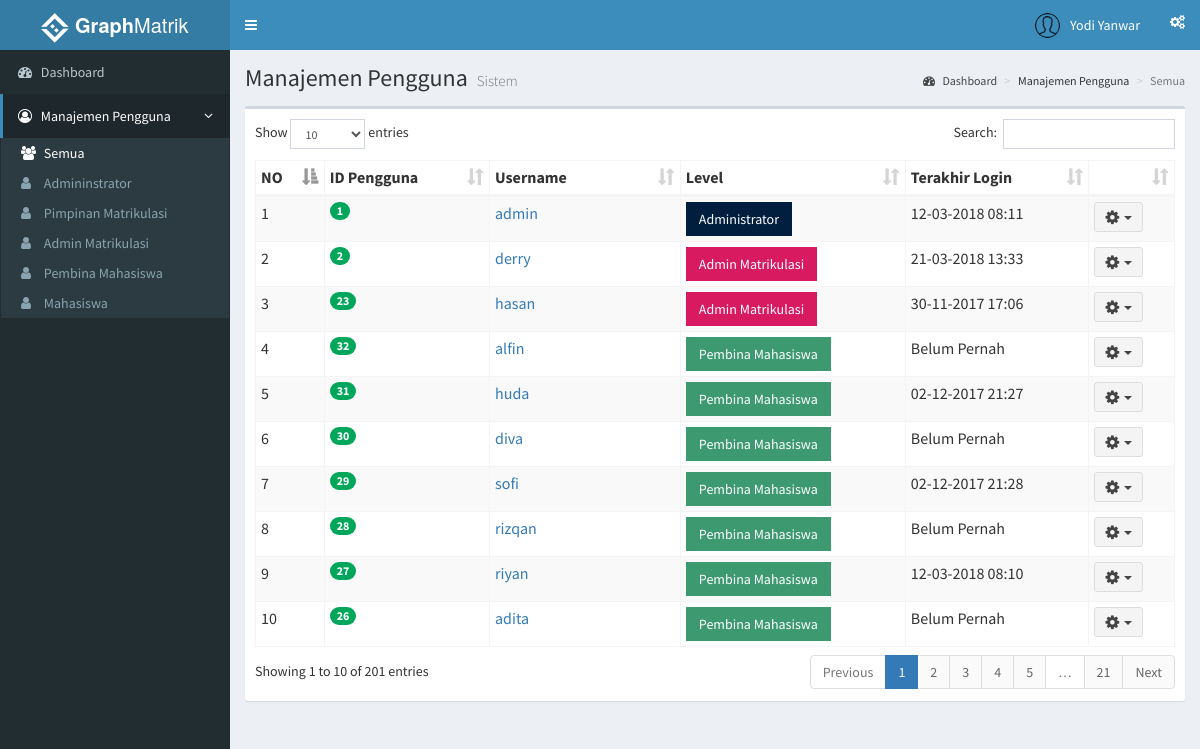
Page /index.php?page=users (signed in) on the earlier database version.
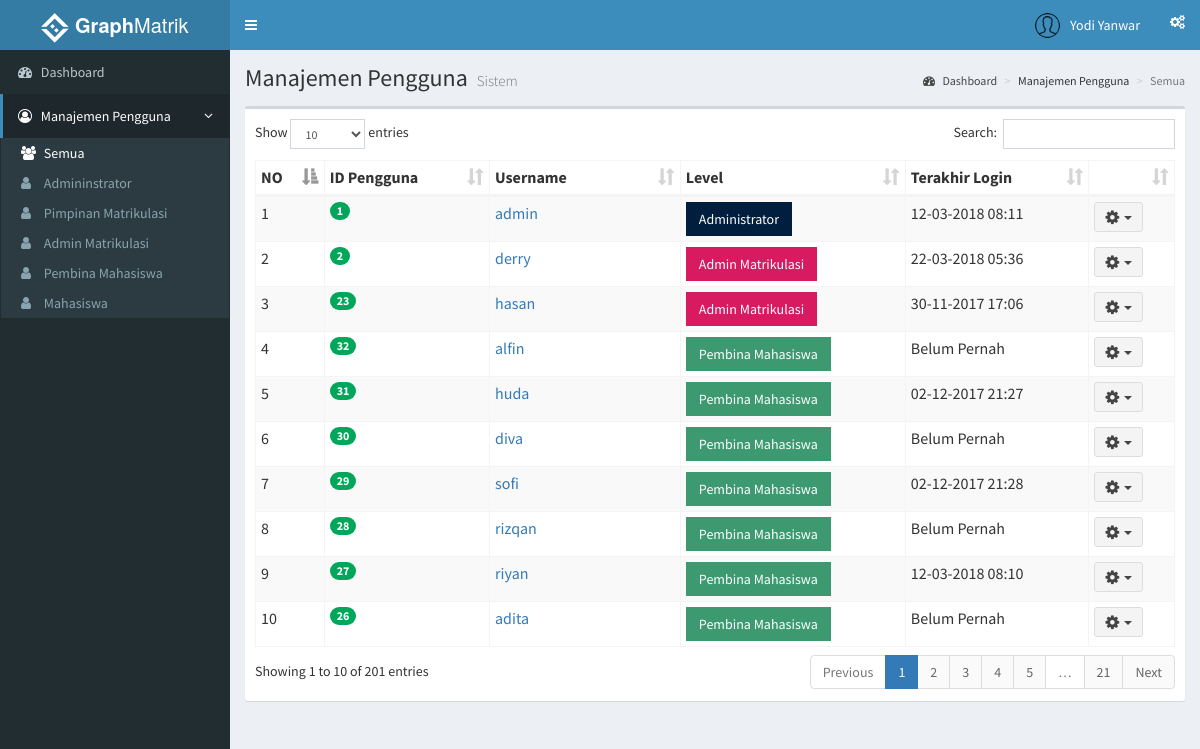
Same page on the later database version.
### tables this page shows
CREATE TABLE `users` (
  `id_user` int(11) NOT NULL,
  `username` varchar(30) NOT NULL,
  `password` varchar(50) NOT NULL,
  `level` int(11) NOT NULL,
  `last_login` datetime NOT NULL
);

### functions.php (called while the page is built, shortened)
<?php
	function tampilUsers(){
		$ambildata = mysql_query("SELECT * FROM users ORDER BY level") or die(mysql_error());
		if (mysql_num_rows($ambildata) > 0) {
			while ($ad = mysql_fetch_assoc($ambildata))
				$data[] = $ad;
				return $data;
		} else{
			echo "Daftar pengguna sistem kosong";
		}
	}
 ?>

### role/admin/users.php (the view, shortened to what this page needs)
<?php
  include 'functions.php';
 ?>
    <section class="content-header">
      <h1>
        Manajemen Pengguna
        <small>Sistem</small>
      </h1>
      <ol class="breadcrumb">
        <li><a href="/simon/admin"><i class="fa fa-dashboard"></i> Dashboard</a></li>
        <li>Manajemen Pengguna</li>
        <li class="active">Semua</li>
      </ol>
    </section>
    <section class="content">
      <div class="row">
        <div class="col-xs-12">
          <div class="box">
            <div class="box-body">
              <table id="tableUsers" class="table table-bordered table-hover table-condensed table-striped table-responsive">
                <thead>
                  <tr>
                    <th>NO</th>
                    <th>ID Pengguna</th>
                    <th>Username</th>
                    <th>Level</th>
                    <th>Terakhir Login</th>
                    <th></th>
                  </tr>
                </thead>
                <tbody>
                  <?php
                    $dataUser = tampilUsers();
                    $no = 1;
                    foreach($dataUser as $row){
                   ?>
                <tr>
                  <td><?php echo $no ?></td>
                  <td><?php echo "<span class='badge bg-green'>".$row['id_user']."</span>" ?></td>
                  <td><?php if($row['level'] == '0'){ echo "<a href='index.php?page=admininstratordetails&id=".$row['id_user']."'>".$row['username']."</a>";} else if($row['level'] == '1'){echo "<a href='index.php?page=pimpinandetails&id=".$row['id_user']."'>".$row['username']."</a>";} else if($row['level'] == '2'){echo "<a href='index.php?page=adminmatrikdetails&id=".$row['id_user']."'>".$row['username']."</a>";} else if($row['level'] == '3'){echo "<a href='index.php?page=pembinadetails&id=".$row['id_user']."'>".$row['username']."</a>";} else if($row['level'] == '4'){echo "<a href='index.php?page=mahasiswadetails&id=".$row['id_user']."'>".$row['username']."</a>";} ?></td>
                  <td><?php if($row['level'] == '0'){ echo "<a href='index.php?page=administrator' class='btn bg-navy btn-flat'>Administrator</a>";}else if($row['level'] == '1'){ echo "<a href='index.php?page=pimpinan' class='btn bg-purple btn-flat'>Pimpinan Matrikulasi</a>" ;}else if($row['level'] == '2'){ echo "<a href='index.php?page=adminmatrik' class='btn bg-maroon btn-flat'>Admin Matrikulasi</a>" ;}else if($row['level'] == '3'){ echo "<a href='index.php?page=pembina' class='btn bg-olive btn-flat'>Pembina Mahasiswa</a>" ;}else if($row['level'] == '4'){ echo "<a href='index.php?page=mahasiswa' class='btn bg-purple btn-flat'>Mahasiswa</a>" ;} ?></td>
                  <td><?php if ($row['last_login'] == '0000-00-00 00:00:00'){ echo 'Belum Pernah';}else{ echo date("d-m-Y H:i", strtotime($row['last_login'])) ;} ?></td>
                  <td>
                    <div class="dropdown">
                      <button class="btn btn-default btn-sm dropdown-toggle " type="button" data-toggle="dropdown">
                        <i class="fa fa-cog fa-lg"></i>&nbsp;&nbsp;<span class="caret"></span>
                      </button>
                    </div>
                  </td>
                </tr>
                  <?php
                    $no++; }
                   ?>
                </tbody>
              </table>
            </div>
          </div>
        </div>
      </div>
    </section>

### index.php (shortened to what this page needs)
<html>
<head>
  <link rel="stylesheet" href="assets/css/bootstrap.min.css">
  <link rel="stylesheet" href="assets/css/font-awesome.min.css">
  <link rel="stylesheet" href="assets/css/ionicons.min.css">
  <link rel="stylesheet" href="assets/css/dataTables.bootstrap.min.css">
  <link rel="stylesheet" href="assets/css/AdminLTE.min.css">
  <link rel="stylesheet" href="assets/css/_all-skins.min.css">
  <link rel="stylesheet" href="assets/css/jquery-jvectormap.css">
  <link rel="stylesheet" href="assets/css/bootstrap-datepicker.min.css">
  <link rel="stylesheet" href="assets/css/daterangepicker.css">
  <link rel="stylesheet" href="assets/css/bootstrap3-wysihtml5.min.css">
  <link rel="stylesheet" href="assets/css/style.css">
</head>
<body class="hold-transition skin-blue sidebar-mini">
  <div class="wrapper">
    <header class="main-header">
      <a href="index.php" class="logo">
        <span class="logo-lg"><img src="assets/img/icon30.png">&nbsp;<b>Graph</b>Matrik</span>
      </a>
      <nav class="navbar navbar-static-top">
        <a href="#" class="sidebar-toggle" data-toggle="push-menu" role="button">
        </a>
        <div class="navbar-custom-menu">
          <ul class="nav navbar-nav">
            <li class="dropdown user user-menu">
              <a href="#" class="dropdown-toggle" data-toggle="dropdown">
                <img src=<?php echo "assets/img/user/".$_SESSION['ava']; ?> class="user-image" alt="User Image">
                <span class="hidden-xs"><?php echo $_SESSION['nama']; ?></span>
              </a>
                </li>
              </ul>
            <li>
              <a href="#" data-toggle="control-sidebar"><i class="fa fa-gears"></i></a>
            </li>
        </div>
      </nav>
    </header>
    <?php
      if ($_SESSION['role'] =='administrator') {
        include 'role/admin/sidebar.php';
      }
    ?>
  </div>
</body>
</html>

### role/admin/sidebar.php (shortened to what this page needs)
<aside class="main-sidebar">
  <section class="sidebar">
    <ul class="sidebar-menu" data-widget="tree">
      <li <?php
            if ($_SERVER['REQUEST_URI'] == '/simon/') {
               echo "class='active'";
            }
          ?>
      ><a href="/simon"><i class="fa fa-dashboard"></i> <span>Dashboard</span></a></li>
      <li class="treeview <?php
            if (isset($_GET['page'])) {
                  if ($_GET['page'] == 'users' || $_GET['page'] == 'administrator' || $_GET['page'] == 'pimpinan' || $_GET['page'] == 'adminmatrik' || $_GET['page'] == 'pembina' || $_GET['page'] == 'mahasiswa' || $_GET['page'] == 'pembinadetails' || $_GET['page'] == 'editpembina' || $_GET['page'] == 'mahasiswadetails' || $_GET['page'] == 'editmahasiswa'|| $_GET['page'] == 'adminmatrikdetails') {
                    echo ' active';
                  } else{
                    echo '';
                  }
                }
           ?>"
      >
        <a href="#">
          <i class="fa fa-user-circle-o"></i>
          <span>Manajemen Pengguna</span>
          <span class="pull-right-container">
            <i class="fa fa-angle-left pull-right"></i>
          </span>
        </a>
        <ul class="treeview-menu">
          <li <?php
                if (isset($_GET['page'])) {
                  if ($_GET['page'] == 'users') {
                    echo "class='active'";
                  }
                }
              ?>
          ><a href="?page=users"><i class="fa fa-users"></i> Semua</a></li>
          <li <?php
                if (isset($_GET['page'])) {
                  if ($_GET['page'] == 'administrator') {
                    echo "class='active'";
                  }
                }
              ?>
           ><a href="?page=administrator"><i class="fa fa-user"></i> Admininstrator</a></li>
          <li <?php
                if (isset($_GET['page'])) {
                  if ($_GET['page'] == 'pimpinan') {
                    echo "class='active'";
                  }
                }
              ?>
           ><a href="?page=pimpinan"><i class="fa fa-user"></i> Pimpinan Matrikulasi</a></li>
          <li <?php
                if (isset($_GET['page'])) {
                  if ($_GET['page'] == 'adminmatrik'|| $_GET['page'] == 'adminmatrikdetails') {
                    echo "class='active'";
                  }
                }
              ?>
           ><a href="?page=adminmatrik"><i class="fa fa-user"></i> Admin Matrikulasi</a></li>
          <li <?php
                if (isset($_GET['page'])) {
                  if ($_GET['page'] == 'pembina'|| $_GET['page'] == 'pembinadetails' || $_GET['page'] == 'editpembina') {
                    echo "class='active'";
                  }
                }
              ?>
           ><a href="?page=pembina"><i class="fa fa-user"></i> Pembina Mahasiswa</a></li>
          <li <?php
                if (isset($_GET['page'])) {
                  if ($_GET['page'] == 'mahasiswa'|| $_GET['page'] == 'mahasiswadetails' || $_GET['page'] == 'editmahasiswa') {
                    echo "class='active'";
                  }
                }
              ?>
           ><a href="?page=mahasiswa"><i class="fa fa-user"></i> Mahasiswa</a></li>
        </ul>
        </li>
    </ul>
  </section>
</aside>
<div class="content-wrapper">
  <?php
    if (isset($_GET['page'])) {
      if ($_GET['page'] == 'mahasiswa') {
        include 'mahasiswa.php';
      } else
      if ($_GET['page'] == 'users') {
        include 'users.php';
      }
    } else{
      include 'dashboard.php';
    }
  ?>
</div>

Differences in the rows shown:
changed users "derry": last_login "21-03-2018 13:33" → "22-03-2018 05:36"
